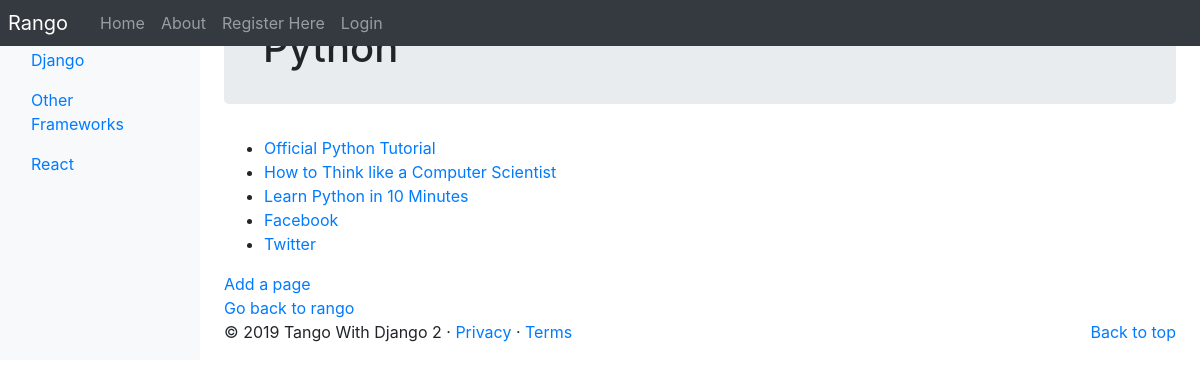
/rango/category/python/, run on an earlier commit of the app's database.
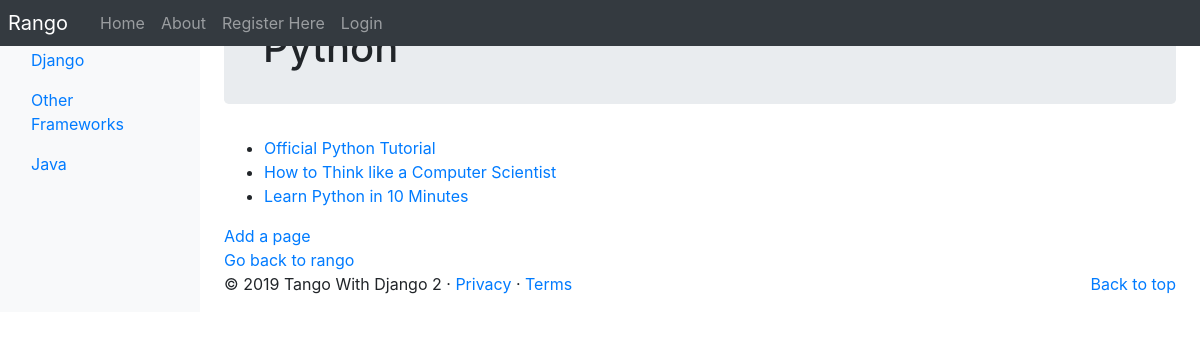
And on a later commit of the database.
### rango/models.py (models this page shows, shortened)
class Category(models.Model):
    name = models.CharField(max_length=128, unique=True)
    views = models.IntegerField(default=0)
    likes = models.IntegerField(default=0)
    slug = models.SlugField(blank=True, unique=True)
    class Meta:
        verbose_name_plural = 'Categories'

class Page(models.Model):
    category = models.ForeignKey(Category, on_delete=models.CASCADE)
    title = models.CharField(max_length=128)
    url = models.URLField()
    views = models.IntegerField(default=0)

### rango/views.py (the view)
# urls.py: path('category/<slug:category_name_url>/', views.show_category, name='show-category'),
def show_category(request, category_name_url):
    context = {}
    try:
        category = Category.objects.get(slug=category_name_url)
        pages = Page.objects.filter(category=category)
        context['pages'] = pages
        context['category'] =  category
    except:
        context['category'] = None
        context['pages'] = None
    result_list = []
    query = None
    if request.method == 'POST':
        query = request.POST['query'].strip()
        if query:
            result_list = run_query(query)
        context['result_list'] = result_list
    return render(request, 'rango/category.html', context)

### rango/templatetags/rango_template_tags.py (called while the page is built)
@register.inclusion_tag('rango/cats.html')
def get_category_list(cat=None):
    return {'cats':  Category.objects.all(),
            'act_cat': cat}

### rango/templates/rango/category.html (shortened to what this page needs)
{% extends 'rango/base.html' %}
{% block body_block %}
<div>
    {% if category %}
    <div class="jumbotron p-4">
        <div class="container">
            <h1 class="jumbotron-heading">{{ category.name }}</h1>
        </div>
    </div>
    <div>
        {% if pages %}
            <ul>
            {% for page in pages %}
                <li><a href="{% url 'rango:goto' %}?page_id={{page.id}}"\>{{ page.title }}</a></li>
            {% endfor %}
            </ul>
        {% else %}
            <strong>No pages currently in category.</strong>
        {% endif %}
    {% else %}
        The specified category does not exist!
    {% endif %}
</div>
<a href="add_page/">Add a page</a> <br />
<a href="{% url 'index' %}">Go back to rango</a>
{% endblock %}

### rango/templates/rango/cats.html (shortened to what this page needs)
<ul class="nav flex-column">
{% if cats %}
    {% for c in cats %}
    {% if c == act_cat %}
        <li class="nav-item">
        <a class="nav-link active" href="{% url 'rango:show-category' c.slug %}">
                {{ c.name }}</a>
        </li>
{% else %}
<li class="nav-item">
    <a class="nav-link" href="{% url 'rango:show-category' c.slug %}">
    {{ c.name }}</a>
</li>
{% endif %}
{% endfor %}
{% else %}
<li class="nav-item">No Categories Yet!</li>
{% endif %}
</ul>

What changed in the data, as far as the page shows it:
removed Category: name "React"
no longer on this page (row edited): Page: title "Facebook"
no longer on this page (row edited): Page: title "Twitter"
added Category: name "Java"
